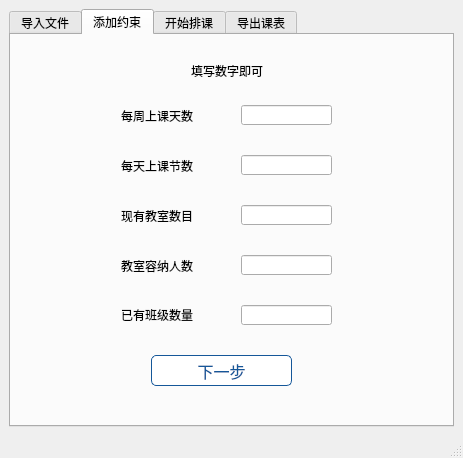
<?xml version="1.0" encoding="UTF-8"?>
<ui version="4.0">
 <class>startpage</class>
 <widget class="QMainWindow" name="startpage">
  <property name="geometry">
   <rect>
    <x>0</x>
    <y>0</y>
    <width>463</width>
    <height>458</height>
   </rect>
  </property>
  <property name="windowTitle">
   <string>MainWindow</string>
  </property>
  <widget class="QWidget" name="centralwidget">
   <layout class="QGridLayout" name="gridLayout">
    <item row="1" column="0">
     <widget class="QTabWidget" name="tabWidget">
      <property name="maximumSize">
       <size>
        <width>782</width>
        <height>16777215</height>
       </size>
      </property>
      <property name="currentIndex">
       <number>1</number>
      </property>
      <widget class="QWidget" name="tab">
       <attribute name="title">
        <string>导入文件</string>
       </attribute>
       <widget class="QPushButton" name="returnButton">
        <property name="geometry">
         <rect>
          <x>120</x>
          <y>250</y>
          <width>181</width>
          <height>31</height>
         </rect>
        </property>
        <property name="styleSheet">
         <string notr="true">    color: rgb(21,87,153);
    border-radius: 5px;
    background-color: white;
    background-clip: border-box;
    background-origin: border-box;
    box-shadow: none;
    padding: 0;
    border: 1px solid rgb(21,87,153);
	font-size:16px;</string>
        </property>
        <property name="text">
         <string>返回</string>
        </property>
       </widget>
       <widget class="QPushButton" name="import_2">
        <property name="geometry">
         <rect>
          <x>120</x>
          <y>170</y>
          <width>181</width>
          <height>31</height>
         </rect>
        </property>
        <property name="styleSheet">
         <string notr="true">    color: rgb(21,87,153);
    border-radius: 5px;
    background-color: white;
    background-clip: border-box;
    background-origin: border-box;
    box-shadow: none;
    padding: 0;
    border: 1px solid rgb(21,87,153);
	font-size:16px;</string>
        </property>
        <property name="text">
         <string>导入文件</string>
        </property>
       </widget>
       <widget class="QPushButton" name="export_demo">
        <property name="geometry">
         <rect>
          <x>120</x>
          <y>90</y>
          <width>181</width>
          <height>31</height>
         </rect>
        </property>
        <property name="styleSheet">
         <string notr="true">    color: rgb(21,87,153);
    border-radius: 5px;
    background-color: white;
    background-clip: border-box;
    background-origin: border-box;
    box-shadow: none;
    padding: 0;
    border: 1px solid rgb(21,87,153);
	font-size:16px;</string>
        </property>
        <property name="text">
         <string>查看模板</string>
        </property>
       </widget>
      </widget>
      <widget class="QWidget" name="tab_2">
       <attribute name="title">
        <string>添加约束</string>
       </attribute>
       <widget class="QLineEdit" name="Time">
        <property name="geometry">
         <rect>
          <x>230</x>
          <y>120</y>
          <width>91</width>
          <height>20</height>
         </rect>
        </property>
       </widget>
       <widget class="QLineEdit" name="room_num">
        <property name="geometry">
         <rect>
          <x>230</x>
          <y>170</y>
          <width>91</width>
          <height>20</height>
         </rect>
        </property>
       </widget>
       <widget class="QLineEdit" name="stu_num">
        <property name="geometry">
         <rect>
          <x>230</x>
          <y>220</y>
          <width>91</width>
          <height>20</height>
         </rect>
        </property>
       </widget>
       <widget class="QLineEdit" name="class_num">
        <property name="geometry">
         <rect>
          <x>230</x>
          <y>270</y>
          <width>91</width>
          <height>20</height>
         </rect>
        </property>
       </widget>
       <widget class="QLineEdit" name="Day">
        <property name="geometry">
         <rect>
          <x>230</x>
          <y>70</y>
          <width>91</width>
          <height>20</height>
         </rect>
        </property>
       </widget>
       <widget class="QLabel" name="label">
        <property name="geometry">
         <rect>
          <x>110</x>
          <y>70</y>
          <width>81</width>
          <height>21</height>
         </rect>
        </property>
        <property name="text">
         <string>每周上课天数</string>
        </property>
       </widget>
       <widget class="QLabel" name="label_2">
        <property name="geometry">
         <rect>
          <x>110</x>
          <y>120</y>
          <width>91</width>
          <height>21</height>
         </rect>
        </property>
        <property name="text">
         <string>每天上课节数</string>
        </property>
       </widget>
       <widget class="QLabel" name="label_3">
        <property name="geometry">
         <rect>
          <x>110</x>
          <y>170</y>
          <width>81</width>
          <height>21</height>
         </rect>
        </property>
        <property name="text">
         <string>现有教室数目</string>
        </property>
       </widget>
       <widget class="QLabel" name="label_4">
        <property name="geometry">
         <rect>
          <x>110</x>
          <y>220</y>
          <width>91</width>
          <height>21</height>
         </rect>
        </property>
        <property name="text">
         <string>教室容纳人数</string>
        </property>
       </widget>
       <widget class="QLabel" name="label_5">
        <property name="geometry">
         <rect>
          <x>110</x>
          <y>270</y>
          <width>91</width>
          <height>20</height>
         </rect>
        </property>
        <property name="text">
         <string>已有班级数量</string>
        </property>
       </widget>
       <widget class="QLabel" name="label_6">
        <property name="geometry">
         <rect>
          <x>180</x>
          <y>20</y>
          <width>81</width>
          <height>31</height>
         </rect>
        </property>
        <property name="text">
         <string>填写数字即可</string>
        </property>
       </widget>
       <widget class="QPushButton" name="pushButton">
        <property name="geometry">
         <rect>
          <x>140</x>
          <y>320</y>
          <width>141</width>
          <height>31</height>
         </rect>
        </property>
        <property name="styleSheet">
         <string notr="true">    color: rgb(21,87,153);
    border-radius: 5px;
    background-color: white;
    background-clip: border-box;
    background-origin: border-box;
    box-shadow: none;
    padding: 0;
    border: 1px solid rgb(21,87,153);
	font-size:16px;</string>
        </property>
        <property name="text">
         <string>下一步</string>
        </property>
       </widget>
      </widget>
      <widget class="QWidget" name="tab_3">
       <attribute name="title">
        <string>开始排课</string>
       </attribute>
       <widget class="QPushButton" name="start">
        <property name="geometry">
         <rect>
          <x>110</x>
          <y>150</y>
          <width>191</width>
          <height>31</height>
         </rect>
        </property>
        <property name="styleSheet">
         <string notr="true">    color: rgb(21,87,153);
    border-radius: 5px;
    background-color: white;
    background-clip: border-box;
    background-origin: border-box;
    box-shadow: none;
    padding: 0;
    border: 1px solid rgb(21,87,153);
	font-size:16px;</string>
        </property>
        <property name="text">
         <string>开始排课</string>
        </property>
       </widget>
      </widget>
      <widget class="QWidget" name="tab_4">
       <attribute name="title">
        <string>导出课表</string>
       </attribute>
       <widget class="QPushButton" name="export_2">
        <property name="geometry">
         <rect>
          <x>100</x>
          <y>170</y>
          <width>201</width>
          <height>31</height>
         </rect>
        </property>
        <property name="styleSheet">
         <string notr="true">    color: rgb(21,87,153);
    border-radius: 5px;
    background-color: white;
    background-clip: border-box;
    background-origin: border-box;
    box-shadow: none;
    padding: 0;
    border: 1px solid rgb(21,87,153);
	font-size:16px;</string>
        </property>
        <property name="text">
         <string>导出文件</string>
        </property>
       </widget>
       <widget class="QLabel" name="label_7">
        <property name="geometry">
         <rect>
          <x>110</x>
          <y>100</y>
          <width>41</width>
          <height>21</height>
         </rect>
        </property>
        <property name="text">
         <string>ID</string>
        </property>
       </widget>
       <widget class="QLineEdit" name="ID">
        <property name="geometry">
         <rect>
          <x>200</x>
          <y>100</y>
          <width>91</width>
          <height>20</height>
         </rect>
        </property>
       </widget>
      </widget>
     </widget>
    </item>
   </layout>
  </widget>
  <widget class="QMenuBar" name="menubar">
   <property name="geometry">
    <rect>
     <x>0</x>
     <y>0</y>
     <width>463</width>
     <height>23</height>
    </rect>
   </property>
  </widget>
  <widget class="QStatusBar" name="statusbar"/>
 </widget>
 <resources/>
 <connections/>
</ui>
